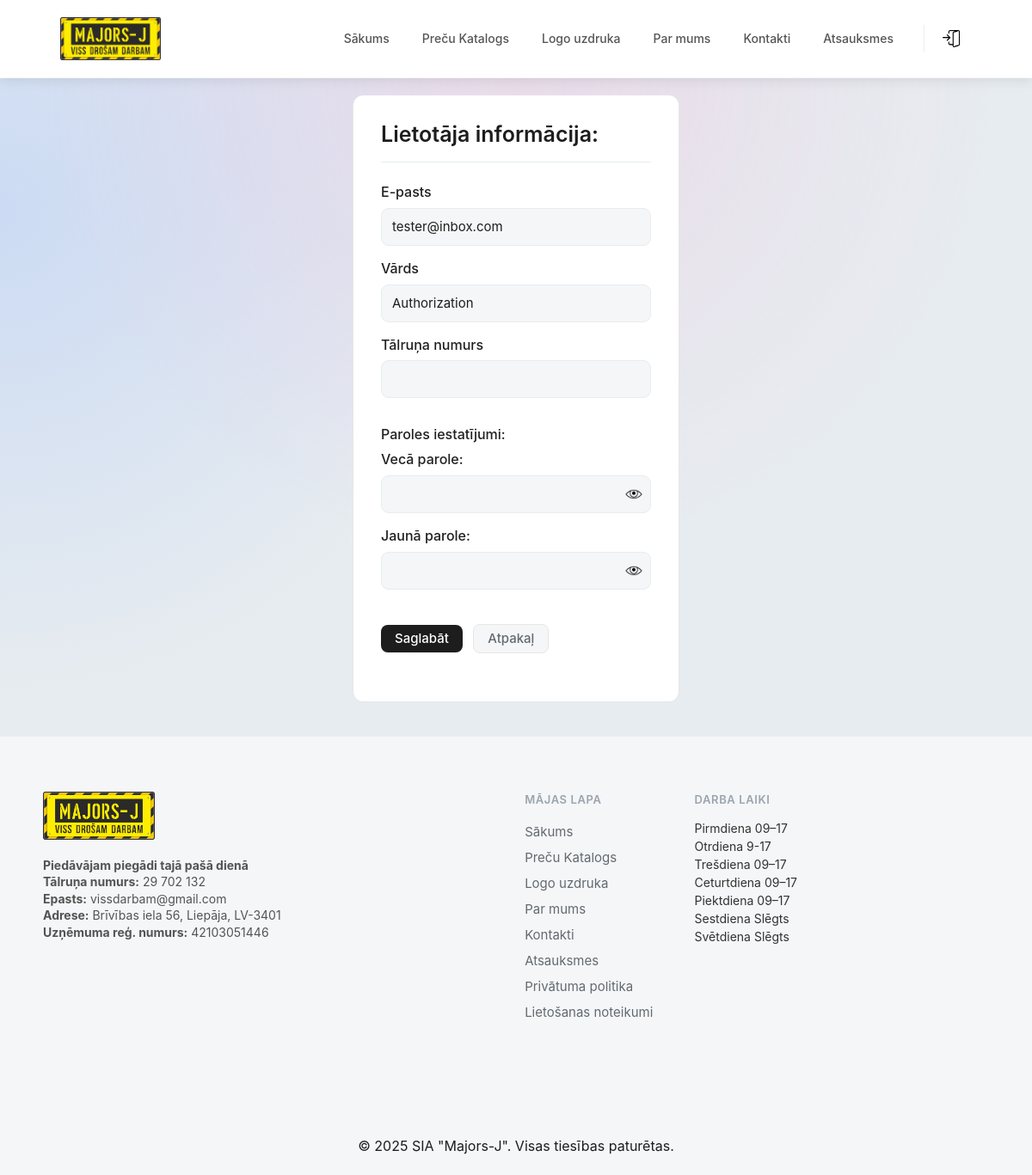
/user-account.php (signed in), run on an earlier commit of the app's database.
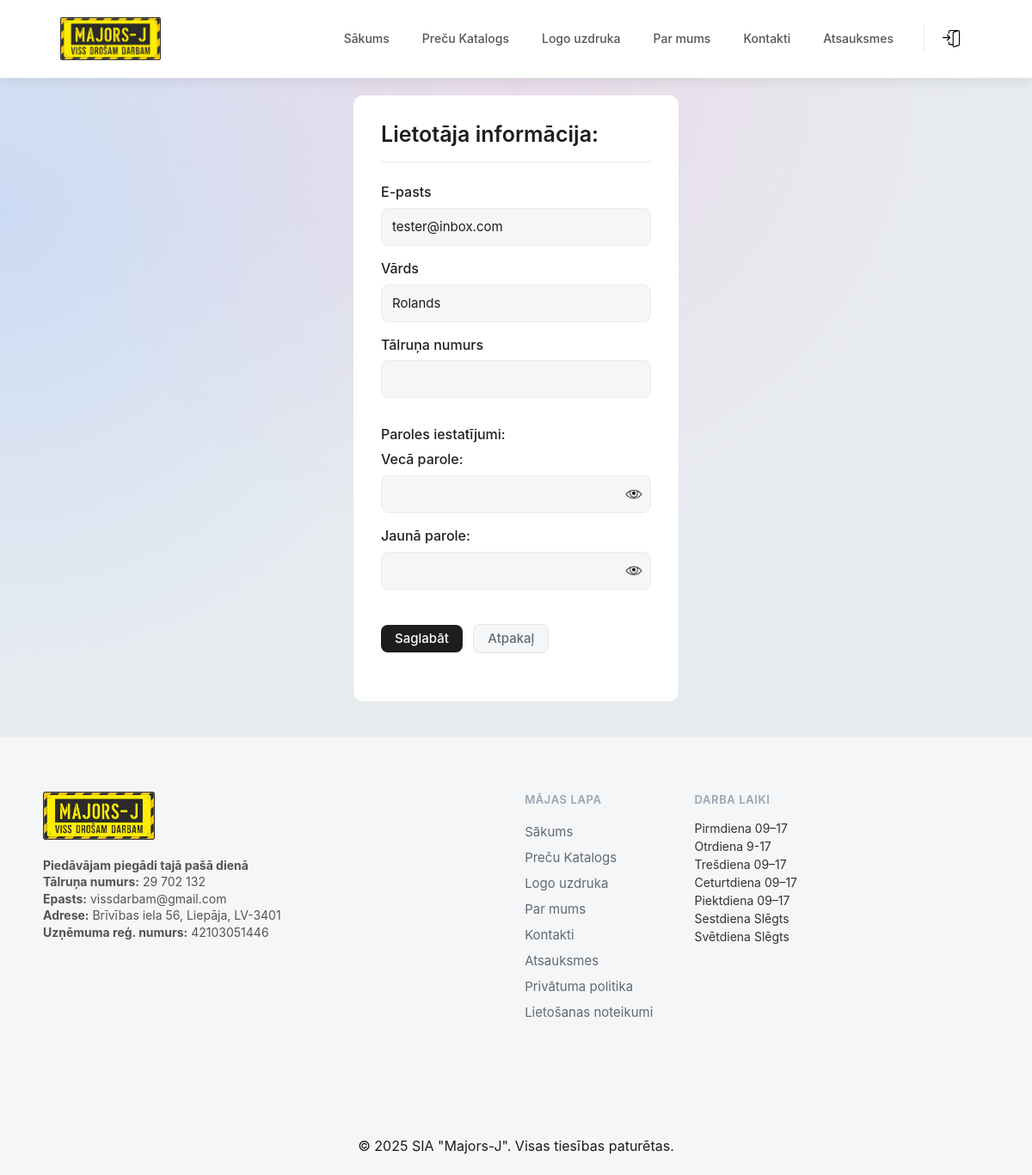
And on a later commit of the database.
### tables this page shows
CREATE TABLE clients (
            id INTEGER PRIMARY KEY AUTOINCREMENT,
            email TEXT NOT NULL UNIQUE,
            name TEXT NOT NULL,
            password TEXT NOT NULL,
            accept_privacy_policy INTEGER NOT NULL CHECK (accept_privacy_policy IN (0, 1)),
            created_at TIMESTAMP DEFAULT CURRENT_TIMESTAMP
        , cart TEXT DEFAULT '[]', address TEXT DEFAULT '', phone TEXT DEFAULT '', orders TEXT DEFAULT '[]');

### user-account.php (the view, shortened to what this page needs)
<?php
include 'header.php';
$user_id = $_SESSION['user_id'];
$db = new SQLite3('Datubazes/client_signup.db');
$query = $db->prepare('SELECT email, name, phone, password FROM clients WHERE id = :id');
$query->bindValue(':id', $user_id, SQLITE3_INTEGER);
$result = $query->execute()->fetchArray(SQLITE3_ASSOC);
$email = $result['email'];
$name = $result['name'];
$phone = $result['phone'] ?? '';
?>
<body>
  <div class="w-users-useraccountwrapper account-page-wrapper" data-wf-user-account="true" data-wf-collection="site.siteUser">
    <div class="w-users-blockcontent account-card">
      <div class="w-users-blockheader account-header">
        <h2 class="heading h3">Lietotāja informācija:</h2>
      </div>
      <div>
        <form class="account-info-wrapper" method="post" data-wf-user-form-type="userAccount">
          <label for="" class="field-label">E-pasts</label>
          <input placeholder="" id="wf-user-account-email" disabled="" name="Email" class="text-field w-input w-input-disabled" type="email" autocomplete="username" required="" data-wf-user-form-input-type="email" value="<?php echo htmlspecialchars($email); ?>">
          <label for="wf-user-account-name" class="field-label">Vārds</label>
          <input class="text-field w-input" maxlength="256" name="name" data-name="field" data-wf-user-field="wf-user-field-name" placeholder="" fieldtype="" type="text" id="wf-user-account-name" required="" value="<?php echo htmlspecialchars($name); ?>">
          <label for="wf-user-account-phone" class="field-label">Tālruņa numurs</label>
          <input class="text-field w-input" maxlength="20" name="phone" data-name="field" data-wf-user-field="wf-user-field-phone" placeholder="" fieldtype="" type="tel" id="wf-user-account-phone" value="<?php echo htmlspecialchars($phone); ?>">
          <div class="spacer _16"></div>
          <h3 class="field-label">Paroles iestatījumi:</h3>
          <label for="old_password" class="field-label">Vecā parole:</label>
          <div style="position: relative;">
              <input class="text-field w-input" maxlength="256" name="old_password" placeholder="" type="password" id="old_password">
              <span id="toggle-old-password" style="cursor: pointer; position: absolute; right: 10px; top: 50%; transform: translateY(-50%);">
                  <img src="images/eye-icon.png" alt="Show Password" id="eye-icon-old" style="width: 20px; height: 20px;">
              </span>
          </div>
          <label for="new_password" class="field-label">Jaunā parole:</label>
          <div style="position: relative;">
              <input class="text-field w-input" maxlength="256" name="new_password" placeholder="" type="password" id="new_password">
              <span id="toggle-new-password" style="cursor: pointer; position: absolute; right: 10px; top: 50%; transform: translateY(-50%);">
                  <img src="images/eye-icon.png" alt="Show Password" id="eye-icon-new" style="width: 20px; height: 20px;">
              </span>
          </div>
          <div class="spacer _24"></div>
          <input data-wait="Saglabā..." type="submit" class="w-users-useraccountformsavebutton small-button w-button" value="Saglabāt">
          <a href="index.php" id="w-node-_62b23e3845c1a6d0f6be4e49000000000020-1c953ed5" class="w-users-useraccountformcancelbutton small-button light w-button">Atpakaļ</a>
        </form>
      </div>
    </div>
  </div>
  <?php include 'footer.php'; ?>
</body>
</html>

### header.php (shortened to what this page needs)
<?php
$current_page = basename($_SERVER['PHP_SELF']);
?>
<!DOCTYPE html>
<html lang="lv">
<head>
  <link href="/Vissdarbam/css/normalize.css" rel="stylesheet" type="text/css">
  <link href="/Vissdarbam/css/main.css" rel="stylesheet" type="text/css">
  <link href="/Vissdarbam/css/style.css" rel="stylesheet" type="text/css">
  <link rel="stylesheet" href="https://cdnjs.cloudflare.com/ajax/libs/font-awesome/6.5.1/css/all.min.css">
</head>
<body>
  <div data-collapse="small" data-animation="default" data-duration="400" data-easing="ease" data-easing2="ease" role="banner" class="nav-bar w-nav">
    <div class="nav-container w-container">
      <div class="logo-div">
        <a href="/Vissdarbam/index" aria-current="page" class="nav-logo w-inline-block w--current">
          <img src="/Vissdarbam/images/Logo.png" width="125" sizes="(max-width: 479px) 50vw, 125px" srcset="/Vissdarbam/images/Logo-p-500.png 500w, /Vissdarbam/images/Logo-p-800.png 800w, /Vissdarbam/images/Logo.png 960w" alt="Logo" class="logo">
        </a>
      </div>
      <nav role="navigation" class="navbar w-nav-menu">
        <div class="nav-menu">
          <a href="/Vissdarbam/index" class="nav-link w-nav-link <?php echo $current_page == 'index.php' ? 'active-page' : ''; ?>">
            <span class="nav-text">Sākums</span>
          </a>
          <a href="/Vissdarbam/precu-katalogs" class="nav-link w-nav-link <?php echo $current_page == 'precu-katalogs.php' ? 'active-page' : ''; ?>">
            <span class="nav-text">Preču Katalogs</span>
          </a>
          <a href="/Vissdarbam/logo-uzdruka" class="nav-link w-nav-link <?php echo $current_page == 'logo-uzdruka.php' ? 'active-page' : ''; ?>">
            <span class="nav-text">Logo uzdruka</span>
          </a>
          <a href="/Vissdarbam/par-mums" class="nav-link w-nav-link <?php echo $current_page == 'par-mums.php' ? 'active-page' : ''; ?>">
            <span class="nav-text">Par mums</span>
          </a>
          <a href="/Vissdarbam/kontakti" class="nav-link w-nav-link <?php echo $current_page == 'kontakti.php' ? 'active-page' : ''; ?>">
            <span class="nav-text">Kontakti</span>
          </a>
          <a href="/Vissdarbam/reviews" class="nav-link w-nav-link <?php echo $current_page == 'reviews.php' ? 'active-page' : ''; ?>">
            <span class="nav-text">Atsauksmes</span>
          </a>
        </div>
        <div class="user-actions">
          <a href="/Vissdarbam/log-in" class="user-action-link w-nav-link header-login-link <?php echo $current_page == 'log-in.php' ? 'active-page' : ''; ?>" title="Ienākt">
            <img src="/Vissdarbam/images/login.png" alt="Ienākt" class="header-icon">
          </a>
        </div>
      </nav>
    </div>
  </div>
</body>
</html>

### footer.php (shortened to what this page needs)
<div class="footer">
    <div class="footer-container w-container">
      <div class="w-layout-grid footer-grid">
        <div id="w-node-b8d7be4a-ce45-83ab-5947-02d204c8bff0-cf3fcb86" class="footerlogobloks">
          <a data-ix="logo" href="/Vissdarbam/index" class="footer-logo w-nav-brand">
            <img src="/Vissdarbam/images/Logo.png" width="130" sizes="130px" srcset="/Vissdarbam/images/Logo-p-500.png 500w, /Vissdarbam/images/Logo-p-800.png 800w, /Vissdarbam/images/Logo.png 960w" alt="">
          </a>
          <p class="text small">
            <strong>Piedāvājam piegādi tajā pašā dienā</strong><br>
            <strong>Tālruņa numurs:</strong> 29 702 132<br>
            <strong>Epasts:</strong> vissdarbam@gmail.com<br>
            <strong>Adrese:</strong> Brīvības iela 56, Liepāja, LV-3401<br>
            <strong>Uzņēmuma reģ. numurs:</strong> 42103051446<br>
            <br>
          </p>
        </div>
        <div class="footer-links-container">
          <h5 class="footer-header">Mājas lapa</h5>
          <a href="/Vissdarbam/index" class="footer-link">Sākums</a>
          <a href="/Vissdarbam/precu-katalogs" class="footer-link">Preču Katalogs</a>
          <a href="/Vissdarbam/logo-uzdruka" class="footer-link">Logo uzdruka</a>
          <a href="/Vissdarbam/par-mums" class="footer-link">Par mums</a>
          <a href="/Vissdarbam/kontakti" class="footer-link">Kontakti</a>
          <a href="/Vissdarbam/reviews" class="footer-link">Atsauksmes</a>
          <a href="/Vissdarbam/privatuma-politika" class="footer-link">Privātuma politika</a>
          <a href="/Vissdarbam/noteikumi" class="footer-link">Lietošanas noteikumi</a>
        </div>
        <div class="footer-links-container">
          <h5 class="footer-header">Darba Laiki</h5>
          <p class="paragraph-14">
            Pirmdiena 09–17<br>
            Otrdiena 9-17<br>
            Trešdiena 09–17<br>
            Ceturtdiena 09–17<br>
            Piektdiena 09–17<br>
            Sestdiena Slēgts<br>
            Svētdiena Slēgts
          </p>
        </div>
      </div>
    </div>
    <section>
      <div class="text-block-2">© 2025 SIA "Majors-J". Visas tiesības paturētas.  </div>
    </section>
  </div>

### css/main.css (style rules this page uses)
* { -webkit-box-sizing: border-box; -moz-box-sizing: border-box; box-sizing: border-box; }
html { height: 100%; }
body { margin: 0; min-height: 100%; background-color: #fff; font-family: Arial, sans-serif; font-size: 14px; line-height: 20px; color: #333; }
img { max-width: 100%; vertical-align: middle; display: inline-block; }
.w-inline-block { max-width: 100%; display: inline-block; }
.w-button { display: inline-block; padding: 9px 15px; background-color: #3898EC; color: white; border: 0; line-height: inherit; text-decoration: none; cursor: pointer; border-radius: 0; }
input.w-button { -webkit-appearance: button; }
h1, h2, h3, h4, h5, h6 { font-weight: bold; margin-bottom: 10px; }
h2 { font-size: 32px; line-height: 36px; margin-top: 20px; }
h3 { font-size: 24px; line-height: 30px; margin-top: 20px; }
h5 { font-size: 14px; line-height: 20px; margin-top: 10px; }
p { margin-top: 0; margin-bottom: 10px; }
label { display: block; margin-bottom: 5px; font-weight: bold; }
.w-input, .w-select { display: block; width: 100%; height: 38px; padding: 8px 12px; margin-bottom: 10px; font-size: 14px; line-height: 1.42857143; color: #333333; vertical-align: middle; background-color: #ffffff; border: 1px solid #cccccc; }
.w-input::placeholder, .w-select::placeholder { color: #999; }
.w-input[disabled], .w-select[disabled], .w-input[readonly], .w-select[readonly], fieldset[disabled] .w-input, fieldset[disabled] .w-select { cursor: not-allowed; }
.w-container { margin-left: auto; margin-right: auto; max-width: 940px; }
.w-container:before, .w-container:after { content: " "; display: table; grid-column-start: 1; grid-row-start: 1; grid-column-end: 2; grid-row-end: 2; }
.w-container:after { clear: both; }
.w-nav { position: relative; background: #dddddd; z-index: 1000; }
.w-nav:before, .w-nav:after { content: " "; display: table; grid-column-start: 1; grid-row-start: 1; grid-column-end: 2; grid-row-end: 2; }
.w-nav:after { clear: both; }
.w-nav-brand { position: relative; float: left; text-decoration: none; color: #333333; }
.w-nav-link { position: relative; display: inline-block; vertical-align: top; text-decoration: none; color: #222222; padding: 20px; text-align: left; margin-left: auto; margin-right: auto; }
.w-nav-menu { position: relative; float: right; }

### header.php (style rules this page uses)
.header-icon { width: 20px; height: 20px; vertical-align: middle; margin-right: 8px; transition: transform 0.2s; }
.nav-text { vertical-align: middle; }
.nav-bar { background-color: #fff; box-shadow: 0 2px 15px rgba(0,0,0,0.1); padding: 10px 0; position: sticky; top: 0; z-index: 999; }
.nav-container { display: flex; justify-content: space-between; align-items: center; max-width: 1100px; margin: 0 auto; padding: 0 20px; }
.logo-div { flex: 0 0 auto; }
.logo { height: 50px; width: auto; transition: transform 0.3s; }
.navbar { display: flex; align-items: center; }
.nav-menu { display: flex; align-items: center; gap: 10px; }
.nav-link { display: flex; align-items: center; padding: 8px 10px; color: #555; text-decoration: none; font-weight: 500; transition: all 0.2s; border-radius: 6px; font-size: 14px; }
.user-actions { display: flex; align-items: center; gap: 8px; margin-left: 15px; padding-left: 15px; border-left: 1px solid #eee; }
.user-action-link { display: flex; align-items: center; padding: 6px; border-radius: 50%; transition: all 0.2s; }

What changed in the data, as far as the page shows it:
changed clients "tester@inbox.com": name "Authorization" → "Rolands"
